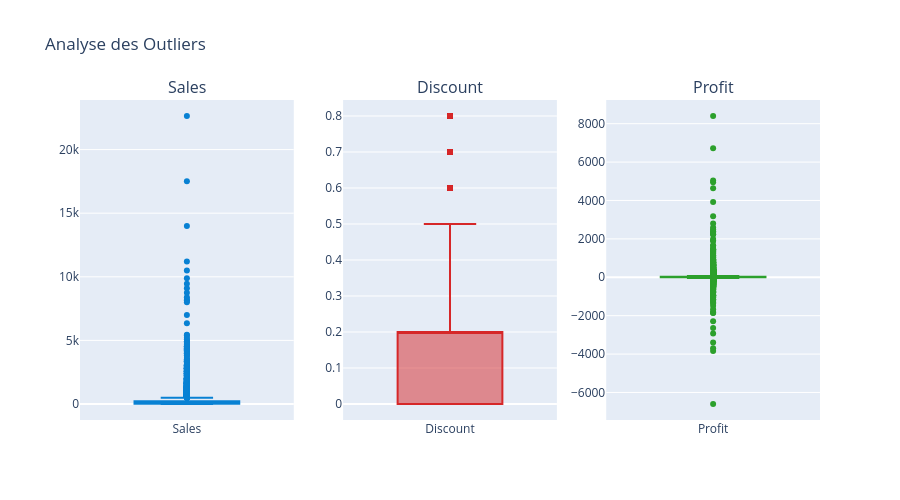

The code cell stored with this chart in its notebook:
### Code cell
fig = make_subplots(rows=1, cols=3, subplot_titles=("Sales", "Discount", "Profit"))

fig.add_trace(go.Box(y=df_model['Sales'], name='Sales', marker_color='rgb(8,129,211)'), row=1, col=1)
fig.add_trace(go.Box(y=df_model['Discount'], name='Discount', marker_color='rgb(214,39,40)'), row=1, col=2)
fig.add_trace(go.Box(y=df_model['Profit'], name='Profit', marker_color='rgb(44,160,44)'), row=1, col=3)

fig.update_layout(title='Analyse des Outliers', height=500, showlegend=False)
fig.show()

### Figure 1 — Plotly figure (JSON) as saved in the notebook; plotly's stock layout.template omitted (floating-point values rounded to 4 significant figures; data arrays with more than 128 entries replaced by an {"elided": "..."} marker saying what was removed)
{"data": [{"marker": {"color": "rgb(8,129,211)"}, "name": "Sales", "type": "box", "xaxis": "x", "y": {"elided": "9994 float values"}, "yaxis": "y"}, {"marker": {"color": "rgb(214,39,40)"}, "name": "Discount", "type": "box", "xaxis": "x2", "y": {"elided": "9994 float values"}, "yaxis": "y2"}, {"marker": {"color": "rgb(44,160,44)"}, "name": "Profit", "type": "box", "xaxis": "x3", "y": {"elided": "9994 float values"}, "yaxis": "y3"}], "layout": {"annotations": [{"font": {"size": 16}, "showarrow": false, "text": "Sales", "x": 0.1444, "xanchor": "center", "xref": "paper", "y": 1, "yanchor": "bottom", "yref": "paper"}, {"font": {"size": 16}, "showarrow": false, "text": "Discount", "x": 0.5, "xanchor": "center", "xref": "paper", "y": 1, "yanchor": "bottom", "yref": "paper"}, {"font": {"size": 16}, "showarrow": false, "text": "Profit", "x": 0.8556, "xanchor": "center", "xref": "paper", "y": 1, "yanchor": "bottom", "yref": "paper"}], "height": 500, "showlegend": false, "title": {"text": "Analyse des Outliers"}, "xaxis": {"anchor": "y", "domain": [0, 0.2889]}, "xaxis2": {"anchor": "y2", "domain": [0.3556, 0.6444]}, "xaxis3": {"anchor": "y3", "domain": [0.7111, 1]}, "yaxis": {"anchor": "x", "domain": [0, 1]}, "yaxis2": {"anchor": "x2", "domain": [0, 1]}, "yaxis3": {"anchor": "x3", "domain": [0, 1]}}}
